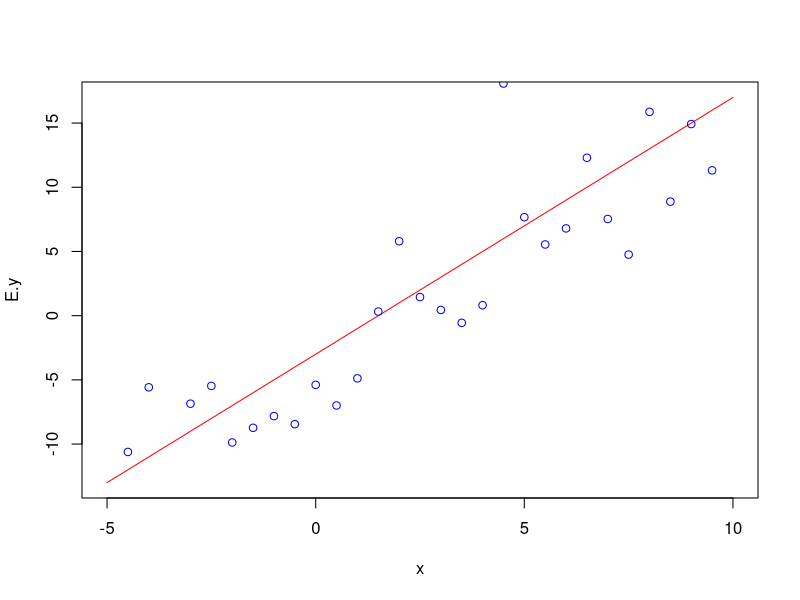
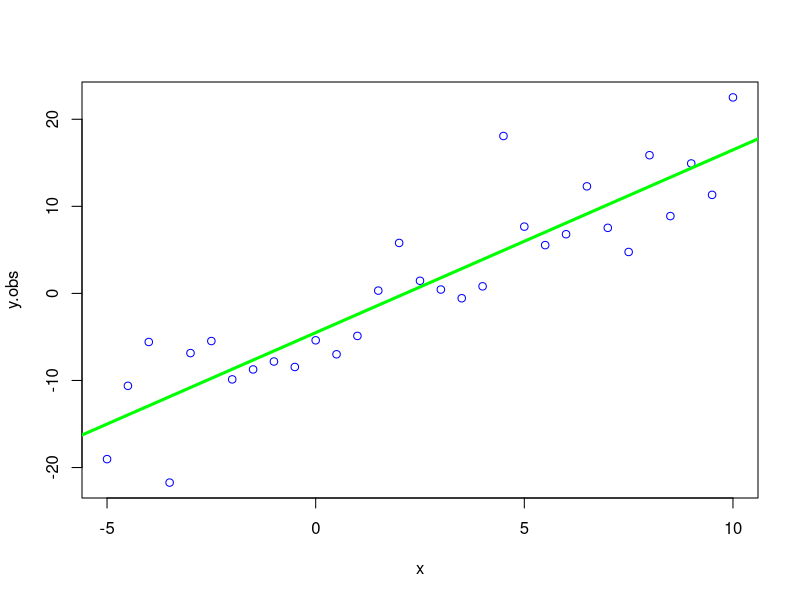

Reproduce these figures in R, in order.

set.seed(1234)
x = seq(-5,10,by=0.5)
E.y = -3 + 2*x
y.obs = E.y + rnorm(length(E.y),0,5) 
plot(x,E.y,type = 'l',col = "red")
#plot(x,E.y,col = "red")
points(x,y.obs,col = "blue")
plot(x,y.obs,col = "blue")


reg.mdl = lm(y.obs~x)
abline(reg.mdl,col = "green", lw = 3)
summary(reg.mdl)
reg.summary = summary(reg.mdl)
